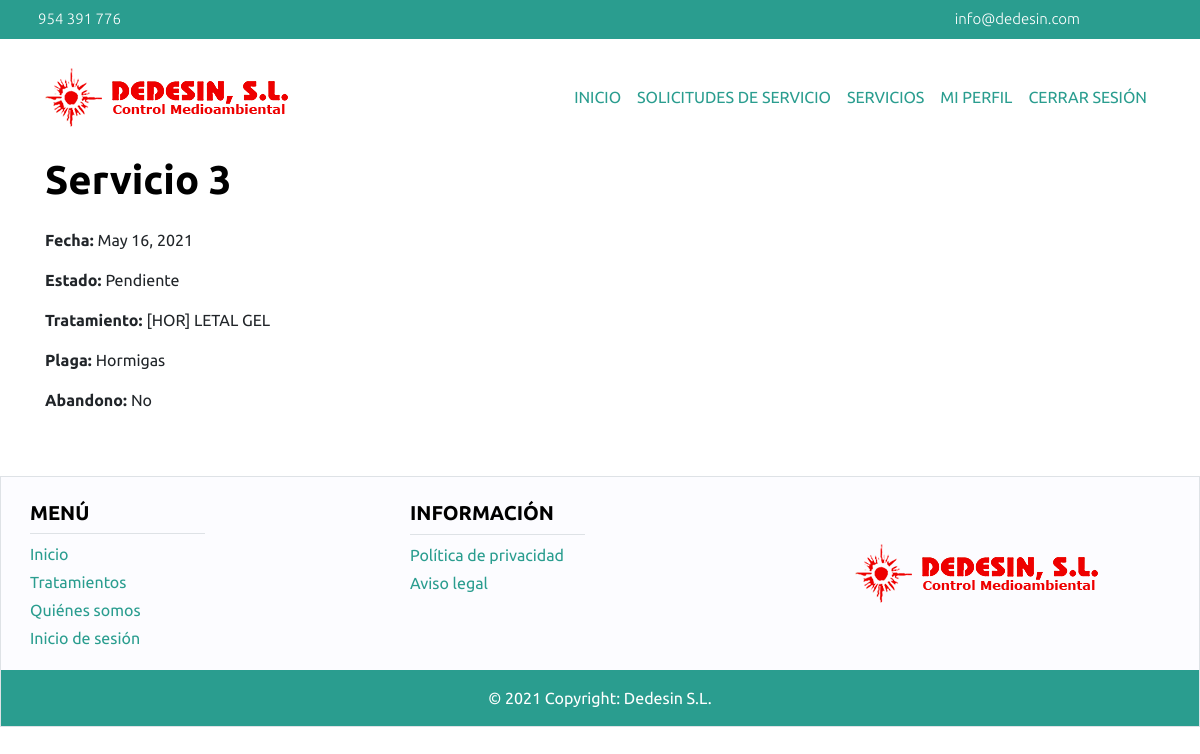
Page /cliente/servicio/show/3/ (signed in) on the earlier database version.
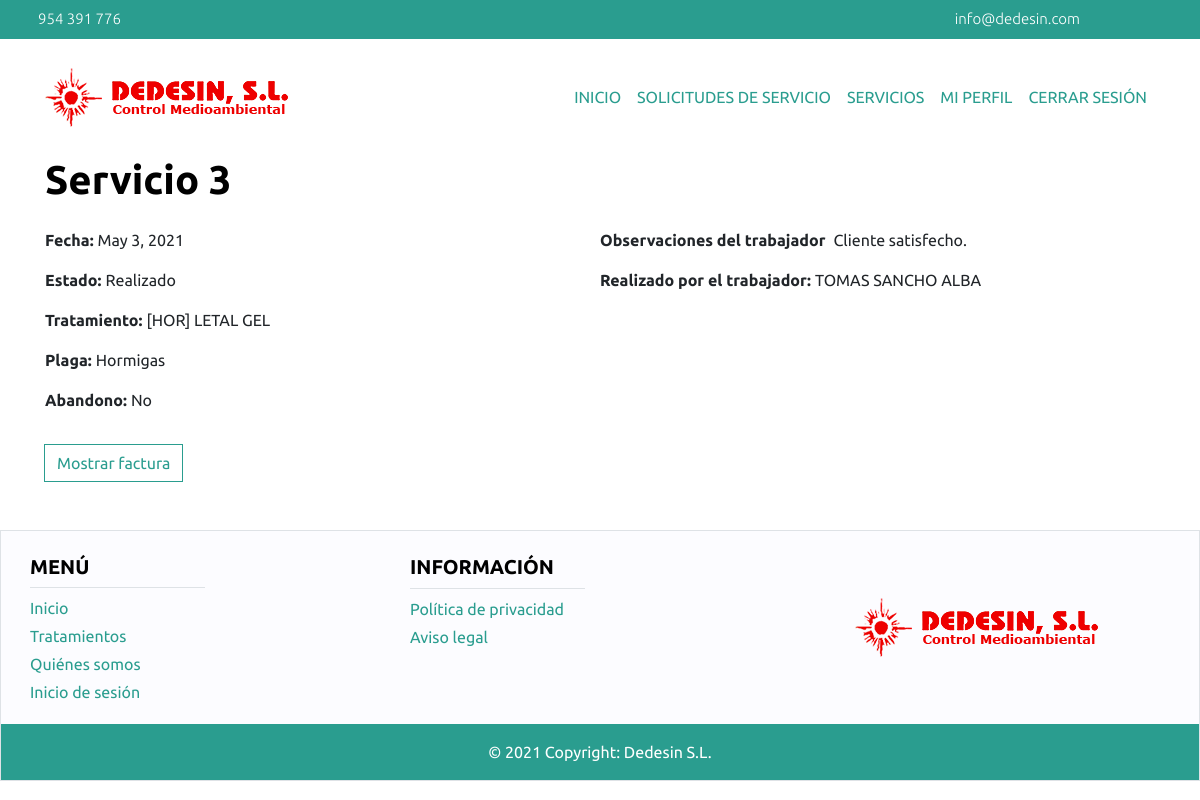
Same page on the later database version.
### main/models.py (models this page shows, shortened)
class Servicio(models.Model):
    estado = models.CharField(choices=ESTADO_SERVICIO, default='pendiente', max_length=9)
    observaciones = models.TextField()
    solicitudServicio = models.OneToOneField(SolicitudServicio, on_delete=models.CASCADE)
    trabajador = models.ForeignKey(Trabajador, on_delete=models.CASCADE, default=None, null=True)
    factura = models.OneToOneField(Factura, on_delete=models.CASCADE, default=None, null=True)

class SolicitudServicio(models.Model):
    estado = models.CharField(choices=ESTADO_SOLICITUD, default='pendiente', max_length=9)
    fecha = models.DateField(default=None, null=True)
    observaciones = models.TextField()
    tratamiento = models.ForeignKey(Tratamiento, on_delete=models.CASCADE, default=None, null=True)
    plaga = models.ForeignKey(Plaga, on_delete=models.CASCADE)
    usuario = models.ForeignKey(User, on_delete=models.CASCADE)

class Tratamiento(models.Model):
    nombre = models.CharField(max_length=100, blank=False)
    descripcion = models.TextField()
    precio = models.FloatField()
    abandono = models.BooleanField(default=False)
    horasAbandono = models.IntegerField(default=0)
    plaga = models.ForeignKey(Plaga, on_delete=models.CASCADE)

class Plaga(models.Model):
    nombre = models.CharField(max_length=60)

class Trabajador(models.Model):
    cualificacion = models.TextField(max_length=254)
    vehiculo = models.OneToOneField(Vehiculo, on_delete=models.CASCADE, null=True)
    persona = models.OneToOneField(Persona, on_delete=models.CASCADE, default=None)

class Persona(models.Model):
    nombre = models.CharField(max_length=50)
    apellidos = models.CharField(max_length=80)
    dni = models.CharField(max_length=9, validators=[DNI_REGEX], unique=True)
    telefono = models.CharField(validators=[TELEFONO_REGEX], unique=True, max_length=9)
    usuario = models.OneToOneField(User, on_delete=models.CASCADE, default=None)

### main/cliente/views.py (the view)
# urls.py: path('servicio/show/<int:id>/', views.show_servicios_cliente),
@login_required
def show_servicios_cliente(request, id):
    if esCliente(request):
        servicio = Servicio.objects.get(id=id)
        if servicio:
            if request.user == servicio.solicitudServicio.usuario:
                return render(request, 'servicioClienteForm.html', {'servicio': servicio})
            else:
                return redirect('/errorPermiso')
        else:
            return render(request, 'servicioClienteForm.html')
    else:
        return redirect('/errorPermiso')

### main/cliente/views.py (called while the page is built)
def esCliente(request):
    try:
        persona = Persona.objects.filter(usuario=request.user)[0]
        cliente = Cliente.objects.filter(persona=persona)[0]
        return cliente
    except:
        return None

### main/cliente/templates/servicioClienteForm.html (shortened to what this page needs)
{% extends 'headerCliente.html' %}
{% block contenido %}
{% if servicio %}
<div class="container mb-5">
    <h1 class="title"> Servicio {{servicio.id}} </h1>
    <div class="container mt-4">
        <div class="row">
            <div class="col-lg-6 col-md-6 col-xs-12">
                <div class="row">
                    <strong><p>Fecha: </p></strong>
                    <p class=" ml-1">{{servicio.solicitudServicio.fecha}}</p>
                </div>
                <div class="row">
                    <strong><p>Estado:</p></strong>
                    <p class="ml-1">{{servicio.estado.title}}</p>
                </div>
                <div class="row">
                    <strong><p>Tratamiento: </p></strong>
                    <p class="ml-1">{{servicio.solicitudServicio.tratamiento.nombre}}</p>
                </div>
                <div class="row">
                    <strong><p>Plaga: </p></strong>
                    <p class="ml-1">{{servicio.solicitudServicio.plaga.nombre}}</p>
                </div>
                <div class="row">
                    <strong><p>Abandono: </p></strong>
                    {% if servicio.solicitudServicio.tratamiento.abandono == True %}
                    <p class="ml-1">Sí</p>
                    {% else %}
                    <p class="ml-1">No</p>
                    {% endif %}
                </div>
            </div>
            {% if servicio.estado == 'realizado' %}
            <div class="col-lg-6 col-md-6 col-xs-12">
                <div class="row">
                    <strong><p>Observaciones del trabajador</p></strong>
                    <p class="ml-2">{{servicio.observaciones}}</p>
                </div>
                <div class="row">
                    <strong><p>Realizado por el trabajador: </p></strong>
                    <p class="ml-1">{{servicio.trabajador.persona.nombre}} {{servicio.trabajador.persona.apellidos}}</p>
                </div>
            </div>
            {% endif %}
        </div>
        {% if servicio.estado == 'realizado' %}
        <div class="row my-3">
            <a class="page-link btn-dedesin" href="/cliente/servicio/factura/{{servicio.id}}/">Mostrar
                factura</a>
        </div>
        {% endif %}
    </div>
</div>
{% endif %}
{% endblock %}

Differences in the rows shown:
changed Servicio "[HOR] LETAL GEL": solicitudServicio.fecha "May 16, 2021" → "May 3, 2021"; estado "Pendiente" → "Realizado"; observaciones (not shown) → "Cliente satisfecho."; trabajador.persona.nombre (not shown) → "TOMAS"; trabajador.persona.apellidos (not shown) → "SANCHO ALBA"
Other differences:
text now shown: "Observaciones del trabajador Realizado por el trabajador: Mostrar factura"
